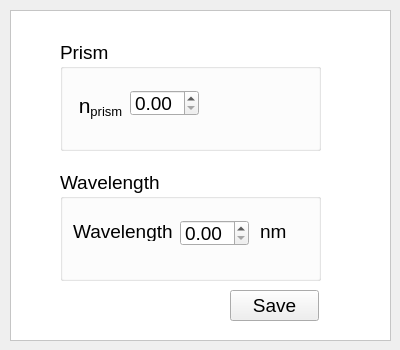
<?xml version="1.0" encoding="UTF-8"?>
<ui version="4.0">
 <class>General</class>
 <widget class="QWidget" name="General">
  <property name="geometry">
   <rect>
    <x>0</x>
    <y>0</y>
    <width>400</width>
    <height>350</height>
   </rect>
  </property>
  <property name="windowTitle">
   <string>General</string>
  </property>
  <property name="windowIcon">
   <iconset resource="resources.qrc">
    <normaloff>:/Imagens/icone.png</normaloff>:/Imagens/icone.png</iconset>
  </property>
  <widget class="QGroupBox" name="groupBox">
   <property name="geometry">
    <rect>
     <x>60</x>
     <y>40</y>
     <width>261</width>
     <height>111</height>
    </rect>
   </property>
   <property name="font">
    <font>
     <pointsize>14</pointsize>
    </font>
   </property>
   <property name="title">
    <string>Prism</string>
   </property>
   <widget class="QLabel" name="label">
    <property name="geometry">
     <rect>
      <x>0</x>
      <y>50</y>
      <width>81</width>
      <height>31</height>
     </rect>
    </property>
    <property name="font">
     <font>
      <pointsize>16</pointsize>
     </font>
    </property>
    <property name="text">
     <string>&lt;html&gt;&lt;head/&gt;&lt;body&gt;&lt;p align=&quot;center&quot;&gt;n&lt;span style=&quot; vertical-align:sub;&quot;&gt;prism&lt;/span&gt;&lt;/p&gt;&lt;/body&gt;&lt;/html&gt;</string>
    </property>
   </widget>
   <widget class="QDoubleSpinBox" name="doubleSpinBox">
    <property name="geometry">
     <rect>
      <x>70</x>
      <y>50</y>
      <width>69</width>
      <height>26</height>
     </rect>
    </property>
   </widget>
  </widget>
  <widget class="QGroupBox" name="groupBox_2">
   <property name="geometry">
    <rect>
     <x>60</x>
     <y>170</y>
     <width>261</width>
     <height>111</height>
    </rect>
   </property>
   <property name="font">
    <font>
     <pointsize>14</pointsize>
    </font>
   </property>
   <property name="title">
    <string>Wavelength</string>
   </property>
   <widget class="QLabel" name="label_2">
    <property name="geometry">
     <rect>
      <x>0</x>
      <y>50</y>
      <width>131</width>
      <height>21</height>
     </rect>
    </property>
    <property name="text">
     <string>&lt;html&gt;&lt;head/&gt;&lt;body&gt;&lt;p align=&quot;center&quot;&gt;Wavelength &lt;/p&gt;&lt;/body&gt;&lt;/html&gt;</string>
    </property>
   </widget>
   <widget class="QDoubleSpinBox" name="doubleSpinBox_2">
    <property name="geometry">
     <rect>
      <x>120</x>
      <y>50</y>
      <width>69</width>
      <height>26</height>
     </rect>
    </property>
   </widget>
   <widget class="QLabel" name="label_3">
    <property name="geometry">
     <rect>
      <x>200</x>
      <y>50</y>
      <width>41</width>
      <height>21</height>
     </rect>
    </property>
    <property name="text">
     <string>&lt;html&gt;&lt;head/&gt;&lt;body&gt;&lt;p&gt;nm&lt;/p&gt;&lt;/body&gt;&lt;/html&gt;</string>
    </property>
   </widget>
  </widget>
  <widget class="QPushButton" name="pushButton">
   <property name="geometry">
    <rect>
     <x>230</x>
     <y>290</y>
     <width>89</width>
     <height>31</height>
    </rect>
   </property>
   <property name="font">
    <font>
     <pointsize>14</pointsize>
    </font>
   </property>
   <property name="text">
    <string>Save</string>
   </property>
  </widget>
  <widget class="QFrame" name="frame">
   <property name="geometry">
    <rect>
     <x>10</x>
     <y>10</y>
     <width>381</width>
     <height>331</height>
    </rect>
   </property>
   <property name="styleSheet">
    <string notr="true">background-color: rgb(255, 255, 255);</string>
   </property>
   <property name="frameShape">
    <enum>QFrame::StyledPanel</enum>
   </property>
   <property name="frameShadow">
    <enum>QFrame::Raised</enum>
   </property>
  </widget>
  <widget class="QFrame" name="frame_2">
   <property name="geometry">
    <rect>
     <x>-10</x>
     <y>-10</y>
     <width>411</width>
     <height>371</height>
    </rect>
   </property>
   <property name="styleSheet">
    <string notr="true">border-image: url(:/Imagens/fundo.jpg);</string>
   </property>
   <property name="frameShape">
    <enum>QFrame::StyledPanel</enum>
   </property>
   <property name="frameShadow">
    <enum>QFrame::Raised</enum>
   </property>
  </widget>
  <zorder>frame_2</zorder>
  <zorder>frame</zorder>
  <zorder>groupBox</zorder>
  <zorder>groupBox_2</zorder>
  <zorder>pushButton</zorder>
 </widget>
 <resources>
  <include location="resources.qrc"/>
 </resources>
 <connections/>
</ui>
